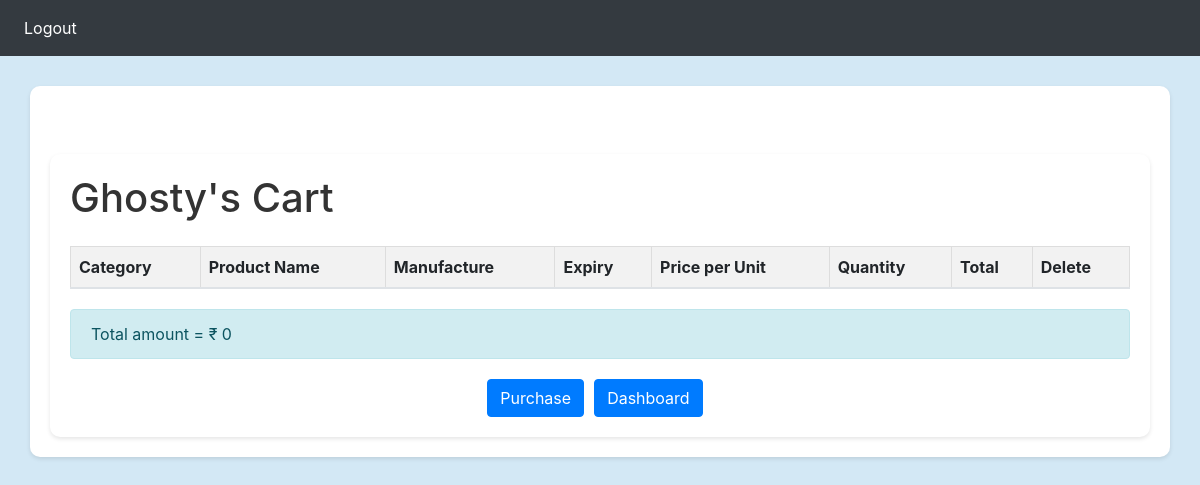
The app's page /usercart/1 (signed in), older data.
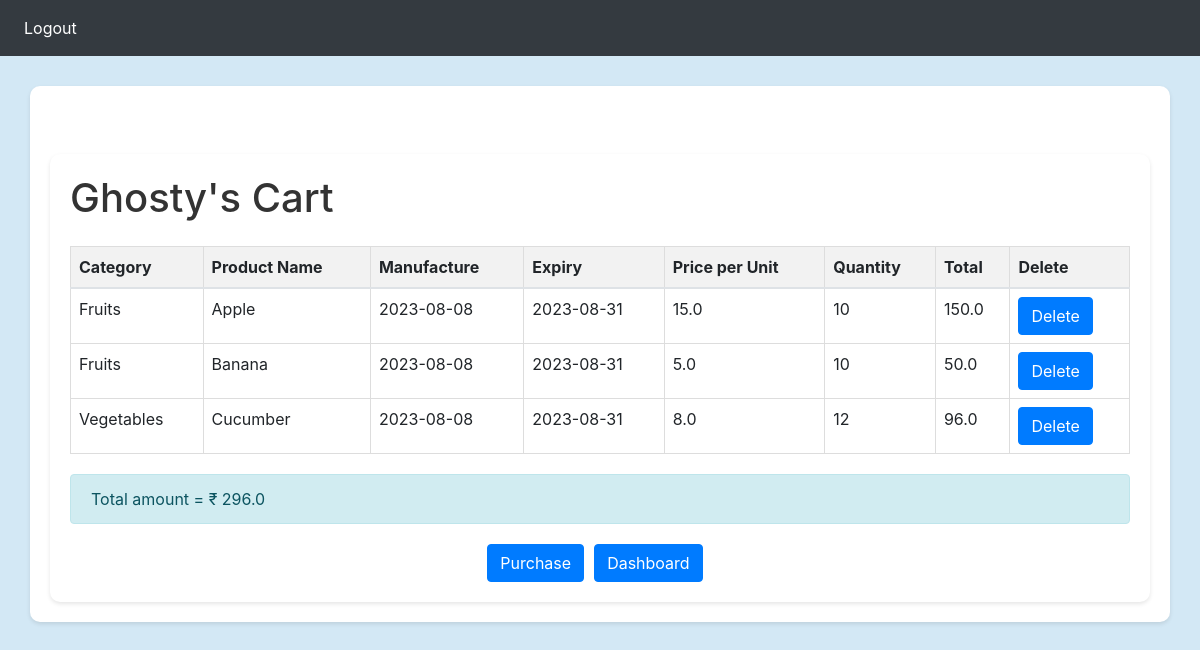
The same page, newer data.
### GroceryWebapp/models.py (models this page shows)
class User(db.Model, UserMixin):
    id = db.Column(db.Integer, primary_key=True)  # Primary key for the user
    email = db.Column(db.String(150), unique=True)  # User's email address
    password = db.Column(db.String(150))  # User's password
    first_name = db.Column(db.String(150))  # User's first name
    Place = db.Column(db.String(150))  # User's place of residence

class Cart(db.Model, UserMixin):
    cart_id = db.Column(db.Integer, primary_key=True)  # Primary key for the cart
    cart_item_id = db.Column(
        db.Integer, db.ForeignKey("products.id"), nullable=False
    )  # Product foreign key
    cart_user_id = db.Column(
        db.Integer, db.ForeignKey("user.id"), nullable=False
    )  # User foreign key
    cart_cat_id = db.Column(
        db.Integer, db.ForeignKey("categories.id"), nullable=False
    )  # Category foreign key
    cart_quantity = db.Column(
        db.Integer, nullable=False
    )  # Quantity of the product in the cart
    cart_amount = db.Column(
        db.Float, nullable=False
    )  # Total amount of the product in the cart
    product = db.relationship(
        "Products", foreign_keys=[cart_item_id]
    )  # Relationship with Products model
    Categs = db.relationship(
        "Categories", foreign_keys=[cart_cat_id]
    )  # Relationship with Categories model

class Categories(db.Model, UserMixin):
    id = db.Column(db.Integer, primary_key=True)  # Primary key for the category
    cat_name = db.Column(db.String(150), unique=True, nullable=False)  # Category name
    products = db.relationship(
        "Products", backref="category"
    )  # Relationship with Products model

class Products(db.Model, UserMixin):
    id = db.Column(db.Integer, primary_key=True)  # Primary key for the product
    product_name = db.Column(
        db.String(150), nullable=False
    )  # Product name
    manufacture = db.Column(db.String(150))  # Manufacturing date of the product
    expiry = db.Column(db.String(150))  # Expiry date of the product
    p_per_u = db.Column(db.Float, nullable=False)  # Price per unit of the product
    stock = db.Column(db.Integer, nullable=False)  # Available stock quantity
    c_id = db.Column(
        db.Integer, db.ForeignKey("categories.id"), nullable=False
    )  # Category foreign key

### GroceryWebapp/main.py (the view)
@main.route("/usercart/<int:userid>", methods=["GET", "POST"])
@login_required
def usercart(userid):
    global global_user
    if current_user.is_authenticated and current_user.id == global_user:
        cartdata = Cart.query.filter_by(cart_user_id=userid).all()
        user = User.query.get_or_404(userid)
        usercartrecord = Cart.query.filter_by(cart_user_id=userid).all()
        totalprice = 0
        for i in usercartrecord:
            totalprice = totalprice + (i.cart_amount)
        return render_template(
            "cart.html", cartdata=cartdata, user=user, totalprice=totalprice
        )
    else:
        return("<center><h1>Access Denied</h1></center>")

### GroceryWebapp/__init__.py (called while the page is built)
def create_app():
    app = Flask(__name__)
    app.config['SECRET_KEY'] = 'ghosty'
    app.config['SQLALCHEMY_DATABASE_URI'] = f'sqlite:///{DB_NAME}' # data is being stored in the loaction given in the f string in the website folder
    db.init_app(app)     # initialize the database by providing the flask app
    from .models import User #function -->(models.py file runs before we create the database)
    with app.app_context():
     db.create_all()
    from .main import main
    from .auth import auth
    app.register_blueprint(main, url_prefix="/")
    app.register_blueprint(auth, url_prefix="/")
    login_manager = LoginManager()
    login_manager.init_app(app)
    @login_manager.user_loader
    def loader_user(id):
        return User.query.get((id))
    return app

### GroceryWebapp/templates/cart.html (shortened to what this page needs)
{% extends "base.html" %}
{% block head %}
  {{ super() }}
{% endblock %}
{% block nav %}
<nav class="navbar navbar-expand-lg navbar-dark bg-dark">
  <div id="navbar">
    <div class="navbar-nav">
      <a class="nav-item nav-link" id="home" href="/logout">Logout</a>
    </div>
  </div>
</nav>
{% endblock %}
{% block content %}
{% if purchbool != True %}
<div class="container mt-5">
  <h1>{{ user.first_name }}'s Cart</h1>
  <table class="table mt-4">
    <thead>
      <tr>
        <th>Category</th>
        <th>Product Name</th>
        <th>Manufacture</th>
        <th>Expiry</th>
        <th>Price per Unit</th>
        <th>Quantity</th>
        <th>Total</th>
        <th>Delete</th>
      </tr>
    </thead>
    <tbody>
      {% for item in cartdata %}
      <tr>
        <td>{{ item.product.category.cat_name }}</td>
        <td>{{ item.product.product_name }}</td>
        <td>{{ item.product.manufacture }}</td>
        <td>{{ item.product.expiry }}</td>
        <td>{{ item.product.p_per_u }}</td>
        <td>{{ item.cart_quantity }}</td>
        <td>{{ item.cart_amount }}</td>
        <td><a class="btn btn-primary" href="{{ url_for('main.delete_cart', cartid=item.cart_id, userid=user.id) }}">Delete</a></td>
      </tr>
      {% endfor %}
    </tbody>
  </table>
  <div class="alert alert-info" role="alert">
    Total amount = ₹ {{ totalprice}}
  </div>
  <div class="buttons">
    <a href="{{ url_for('main.purchase', userid=user.id) }}" class="btn btn-primary">Purchase</a>
    <a href="{{ url_for('main.userhome', userid=user.id) }}" class="btn btn-primary">Dashboard</a>
  </div>
</div>
{% endif %}
{% endblock %}

### GroceryWebapp/templates/base.html (shortened to what this page needs)
<!DOCTYPE html>
<html>
<head>
  {% block head %}
  <link rel="stylesheet" href="https://stackpath.bootstrapcdn.com/bootstrap/4.4.1/css/bootstrap.min.css"
 />
  <link rel="stylesheet" href="https://stackpath.bootstrapcdn.com/font-awesome/4.7.0/css/font-awesome.min.css"
 />
  {% endblock %}
</head>
<body>
  {% block nav %}{% endblock %}
  <div class="container content-container">
    {% block content %}{% endblock %}
  </div>
</body>
</html>

### GroceryWebapp/templates/cart.html (style rules this page uses)
body { background-color: #d3e8f5; color: #333; }
.container { margin-top: 30px; background-color: #ffffff; padding: 20px; border-radius: 10px; box-shadow: 0 2px 4px rgba(0, 0, 0, 0.1); }
.navbar { background-color: #333; }
.navbar .navbar-nav .nav-link { color: #fff; }
.btn-primary { background-color: #007bff; border-color: #007bff; }
.table { width: 100%; border-collapse: collapse; }
.table th, .table td { border: 1px solid #ddd; padding: 8px; text-align: left; }
.table th { background-color: #f2f2f2; }
.alert { margin-top: 20px; }
.buttons { margin-top: 20px; display: flex; justify-content: center; align-items: center; }
.buttons a { margin-right: 10px; }

Row changes from the older to the newer data that the page shows:
added Cart: product.category.cat_name "Fruits", product.product_name "Apple", product.manufacture "2023-08-08", product.expiry "2023-08-31", product.p_per_u "15.0", cart_quantity "10", cart_amount "150.0"
added Cart: product.category.cat_name "Fruits", product.product_name "Banana", product.manufacture "2023-08-08", product.expiry "2023-08-31", product.p_per_u "5.0", cart_quantity "10", cart_amount "50.0"
added Cart: product.category.cat_name "Vegetables", product.product_name "Cucumber", product.manufacture "2023-08-08", product.expiry "2023-08-31", product.p_per_u "8.0", cart_quantity "12", cart_amount "96.0"
Text that changed along with them:
{{ totalprice }}: "0" → "296.0"
